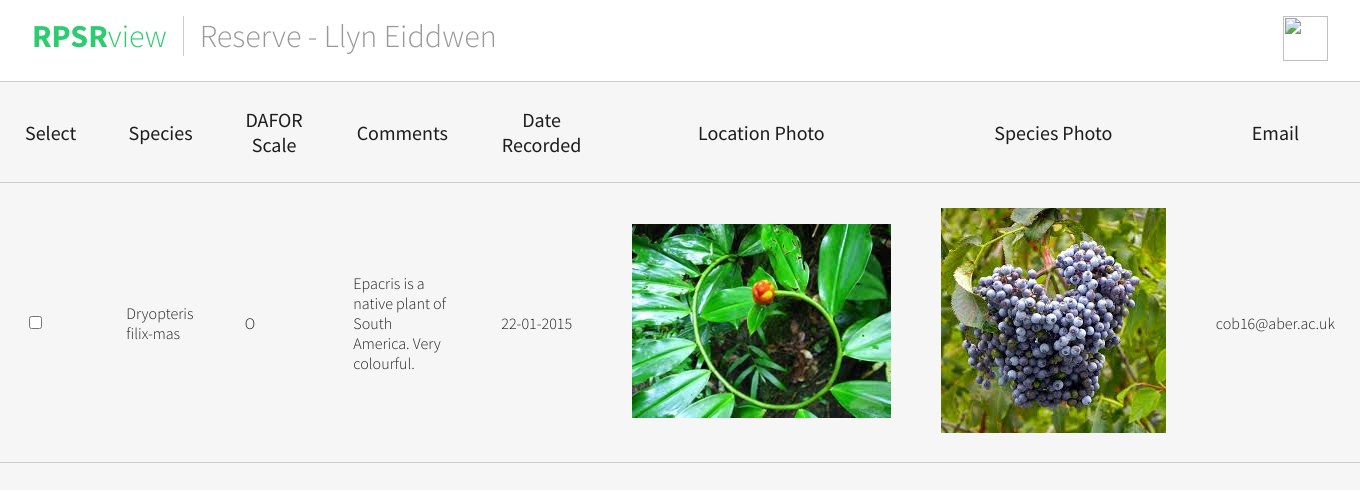
The page /RPSView/public_html/records.php?reserve=3 on the database its author committed.
### tables this page shows
CREATE TABLE IF NOT EXISTS `Reserves` (
`reserve_ID` int(11) NOT NULL,
  `reserve_name` varchar(80) NOT NULL,
  `latitude` int(11) NOT NULL DEFAULT '0',
  `longitude` int(11) NOT NULL DEFAULT '0'
);

CREATE TABLE IF NOT EXISTS `Recordings` (
`ID` int(11) NOT NULL,
  `species` int(11) NOT NULL,
  `DAFOR` char(1) NOT NULL,
  `comments` text,
  `date_recorded` date NOT NULL,
  `photo_path_general` text NOT NULL,
  `photo_path_species` text NOT NULL,
  `Email` varchar(80) NOT NULL,
  `reserve_name` int(11) NOT NULL
);

CREATE TABLE IF NOT EXISTS `Species` (
`species_id` int(11) NOT NULL,
  `Species` varchar(82) NOT NULL,
  `Common Name` varchar(33) DEFAULT NULL
);

### RPSView/public_html/records.php (the view, shortened to what this page needs)
<!DOCTYPE html>
<html>
<head>
		<link rel="stylesheet" type="text/css" href="style221.css" />
</head>
<body>
		<?php
		$reserve_name = (int) $_GET["reserve"];
		$host = 'localhost';
		$user = 'tkek';
		$pass = 'topkek3';
		$database = 'cb-group-project';
		$conn = new mysqli($host, $user, $pass, $database);
		if(!$conn->connect_errno > 0){
			$res = <<<SQL
			SELECT *
			FROM `Recordings`
			WHERE $reserve_name = reserve_name
SQL;
			$dopefish = <<<SQL
			SELECT *
			FROM `Species`
SQL;
			$fishsticks = <<<SQL
			SELECT *
			FROM `Reserves`
SQL;
			if(!$res = $conn->query($res)){
				die('There was an error running the query :)');
			}
			if(!$fishsticks = $conn->query($fishsticks)) {
				die('there was an error running the query :(');
			}
			if(!$dopefish = $conn->query($dopefish)) {
				die('there was an error running the query :(');
			}
		echo '<div class="header">';
			echo '<h1><a href="https://cormacbrady.info/~tkek"><strong>RPSR</strong>view</a></h1>';
			while ($b = $fishsticks->fetch_assoc()) {
						if ($reserve_name == $b["reserve_ID"]) {
							echo '<p>Reserve - ' . ucwords($b["reserve_name"]) . '</p>';
						}
					}
			echo '<a class="gitlogo" href="https://github.com/cob16/cs-221-group-project"> <img src="https://assets-cdn.github.com/images/modules/logos_page/GitHub-Mark.png" height="45" width="45"></a>';
		echo '</div>';
		echo '<div class="container">';
			echo '<table cellpadding="25">';
			echo '<thead>';
			echo '<tr>';
			echo '<th>Select</th>';
			echo '<th>Species</th>';
			echo '<th>DAFOR Scale</th>';
			echo '<th>Comments</th>';
			echo '<th>Date Recorded</th>';
			echo '<th>Location Photo</th>';
			echo '<th>Species Photo</th>';
			echo '<th>Email</th>';
			echo '</tr>';
			while ($a = $res->fetch_assoc()) {
				echo '<tr>';
				echo '<td><input type="checkbox"></td>';
				 $specNumber = $a["species"];
				 while ($c = $dopefish->fetch_assoc()) {
				 	if ($specNumber == $c["species_id"]) {
				 		echo '<td>' . $c["Species"] . '</td>';
				 		break;
				 	}
				 }
				echo '<td>' . $a["DAFOR"] . '</td>';
				echo '<td>' . $a["comments"] . '</td>';
				$fixedDate = date("d-m-Y", strtotime($a["date_recorded"]));
				echo '<td>' . $fixedDate . '</td>';
				echo '<td><img src="' . $a["photo_path_general"] . '"></td>';
				echo '<td><img src="' . $a["photo_path_species"] . '"</td>';
				echo '<td>' . $a["Email"] . '</td>';
				echo '</tr>';
			}
			echo '</table>';
		}
		else
		{
			echo "connection error";
		}
		?>
</div>
</body>
</html>

### RPSView/public_html/style221.css (style rules this page uses)
body { font-family: 'Source Sans Pro', sans-serif; background-color: #F6F6F6; margin-left: 0%; margin-right: 0%; margin-top: 0; }
a { color: #2ecc71; text-decoration: none; }
.header { background: #fff; border-bottom: 1px solid #ccc; padding: 1rem 2rem; text-align: center; overflow: hidden; }
.header h1, .header p { margin: 0; font-size: 2rem; float: left; font-weight: 300; }
.header p { color: #999; font-weight: 300; margin-left: 1rem; padding-left: 1rem; border-left: 1px solid #ccc; }
.gitlogo { float: right; }
table { border-collapse: collapse; margin: 0 auto; }
table td { border-top: solid #ccc; border-width: 1px; border-bottom: solid #ccc; border-width: 1px; overflow: hidden; color: #1e1d1d; font-weight: 300; }
table th { color: #1e1d1d; font-weight: 400; font-size: 1.25rem; }

### rows shown on the page
reserves: reserve_name "Llyn Eiddwen"
recordings: DAFOR "O", comments "Epacris is a native plant of South America. Very colourful.", date_recorded "22-01-2015", Email "cob16@aber.ac.uk"
species: Species "Dryopteris filix-mas"
